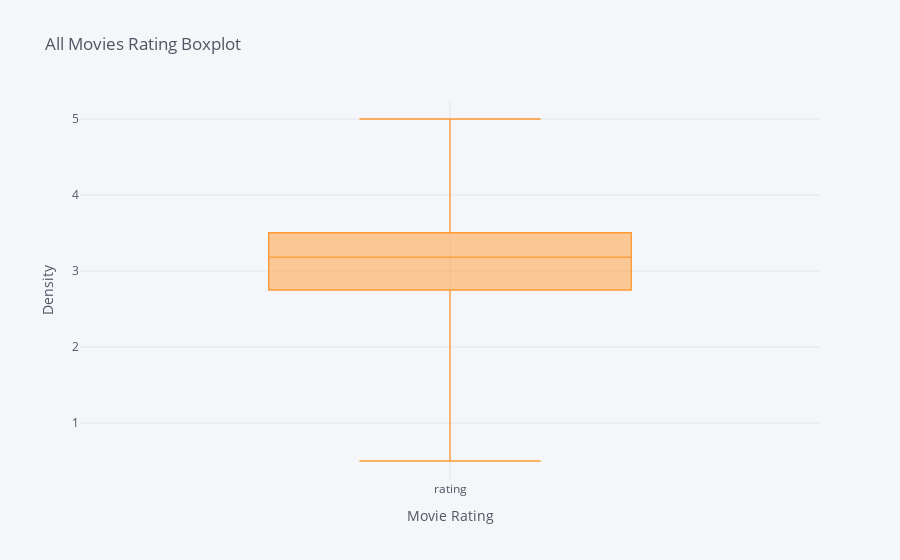

Notebook cell for this chart:
### Code cell
movieRatingStats['rating'].iplot(kind='box',bins=25,title='All Movies Rating Boxplot',yTitle='Density',xTitle='Movie Rating')

### Figure 1 — Plotly figure (JSON) as saved in the notebook; plotly's stock layout.template omitted (floating-point values rounded to 4 significant figures; data arrays with more than 128 entries replaced by an {"elided": "..."} marker saying what was removed)
{"data": [{"boxpoints": false, "line": {"width": 1.3}, "marker": {"color": "rgba(255, 153, 51, 1.0)"}, "name": "rating", "orientation": "v", "type": "box", "y": {"elided": "48481 float values"}}], "layout": {"legend": {"bgcolor": "#F5F6F9", "font": {"color": "#4D5663"}}, "paper_bgcolor": "#F5F6F9", "plot_bgcolor": "#F5F6F9", "title": {"font": {"color": "#4D5663"}, "text": "All Movies Rating Boxplot"}, "xaxis": {"gridcolor": "#E1E5ED", "showgrid": true, "tickfont": {"color": "#4D5663"}, "title": {"font": {"color": "#4D5663"}, "text": "Movie Rating"}, "zerolinecolor": "#E1E5ED"}, "yaxis": {"gridcolor": "#E1E5ED", "showgrid": true, "tickfont": {"color": "#4D5663"}, "title": {"font": {"color": "#4D5663"}, "text": "Density"}, "zerolinecolor": "#E1E5ED"}}}
